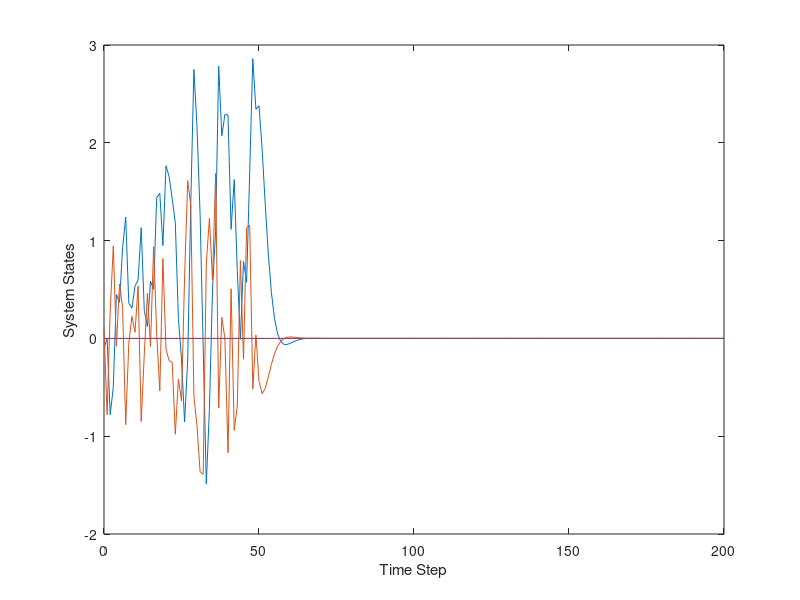
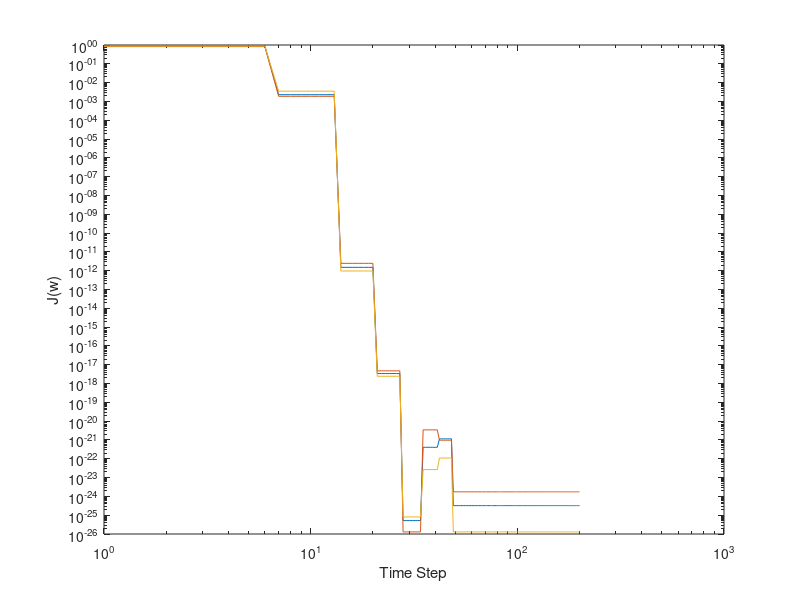

Source code (MATLAB) for these figures, in order:
close all
clc
clear
% Initial Structures
T=200; % number of time steps
dt=1e-3; % time step size
time=T*dt; %elapsed time
t_vector=0:dt:time;
m=3; % number of agents
n=2; % number of states
n_bar=1; % number of control commands
xx=n*(n+1)/2; %combination of states with replacement
uu=n_bar*(n_bar+1)/2;  % n_bar*(n_bar+1)/2 is combinations of control commands with replacement
tau=(n+n_bar)*(n+n_bar+1)/2; % number of weights
w=zeros(tau,T,m); % weights , Note: weights that correspnd to x*x elements in phi(x) go with S_xx and so on
G_c=[1,1,0;1,1,1;0,1,1];% communication matrix  doubly_stochastic(m);
x=zeros(n,T,m); %states
psi=zeros(tau,T+1,m); % combined weights
mu=.0000001*ones(1,T); % optimization algorithm step-size
epsilon=.01; % convergance tolerance  .0000000001;
h_coef=zeros(n_bar,n,m); % control policy coefficient

% Initial Conditions
x(:,1,1)=[-.1;.1];
x_hat(:,1,1)=[.01;0];
x_hat(:,1,2)=[0;.01];
x_hat(:,1,3)=[0;0];

k=ones(m,1);
zbar(1:tau,1:7,m)=0;
d_target(1:7,1,m)=0;
H=zeros(3,3,m);
H(:,:,1)=[1 0 0;0 1 0;1 0 1];
H(:,:,2)=[1 0 0;0 1 0;1 0 1];
H(:,:,3)=[1 0 0;0 1 0;1 0 1];
Hyy=H(3,3,1);Hyx=H(3,1:2,1);
h_coef(:,:,1)=-inv(Hyy)*Hyx;
h_coef(:,:,2)=-inv(Hyy)*Hyx;
h_coef(:,:,3)=-inv(Hyy)*Hyx;
L=-inv(Hyy)*Hyx;
R=1;P=eye(2,2);G=[P [0 ; 0];[0 0] R];

% System Description
A=[1 1;0.16 1]; % Unstable
B=[0;1];
C=[1,0];
D=0;

% Observer Design
poles=[.1,.2];
L_o=-place(A',C',poles)';
wnew(:,1,:)=zeros(tau,1,m);

for t=1:T
    
    if t<50
        a1=0;
        a2=0.97;
    else
        a1=0;
        a2=0;
    end
    noise=a2*(0.5*sin(2.0*t)^2*cos(10.1*t)+0.9*sin(1.102*t)^2*cos(4.001*t)+0.3*sin(1.99*t)^2*cos(7*t)+0.3*sin(10.0*t)^3+0.7*sin(3.0*t)^2*cos(4.0*t)+0.3*sin(3.00*t)*1*cos(1.2*t)^2+0.400*sin(1.12*t)^2+0.5*cos(2.4*t)*sin(8*t)^2+0.3*sin(1.000*t)^1*cos(0.799999*t)^2+0.3*sin(4*t)^3+0.4*cos(2*t)*1*sin(5*t)^4+0.3*sin(10.00*t)^3);
    
    h_coef_bar=zeros(n_bar,n,1);
    
    u_prev=zeros(n_bar,1);
    % u_bar Calculation
    for ind=1:m
        x_prev=x_hat(:,t,ind);
        %h_coef_bar=((h_coef(:,:,ind)./m)+h_coef_bar);
        u_prev=((h_coef(:,:,ind)*x_prev +noise)./m +u_prev);
    end
    
    % Discrete Simulation
    x(:,t+1,1)=A*x(:,t,1)+B*u_prev;
    y(t,1)=C*x(:,t,1)+D*u_prev;
    
    for i =1:m
        
        x_prev=x_hat(:,t,i);
        %Central Observer
        y_hat(t,i)=C*x_hat(:,t,i);
        x_hat(:,t+1,i)=A*x_hat(:,t,i)+ B*u_prev + L_o*(y_hat(t,i)-y(t,1));
        x_tilde(:,t+1)=(x_hat(:,t+1,1)-x(:,t+1,1));
        % u_bar_now Calculation
        u_now=zeros(n_bar,1);
        for ind=1:m
            x_now=x_hat(:,t+1,ind);
            %h_coef_bar=((h_coef(:,:,ind)./m)+h_coef_bar);
            u_now=((h_coef(:,:,ind)*x_now)./m +u_now);
        end
        x_now=x_hat(:,t+1,i); % updated states
        
        if t==1
            d0= [x_prev; u_prev]'*G*[x_prev; u_prev]+[x_now; u_now]'*H(:,:,i)*[x_now; u_now];   %d_target(8,1);   r(x_prev,u_prev)
            Jnew(i)=(d0-[x_prev; u_prev]'*H(:,:,i)*[x_prev; u_prev])^2;
        end
        
        if t<50
            
            d_target(1,1,i)=d_target(2,1,i);
            d_target(2,1,i)=d_target(3,1,i);
            d_target(3,1,i)=d_target(4,1,i);
            d_target(4,1,i)=d_target(5,1,i);
            d_target(5,1,i)=d_target(6,1,i);
            d_target(6,1,i)=d_target(7,1,i);
            d_target(7,1,i)= [x_prev; u_prev]'*G*[x_prev; u_prev]+[x_now; u_now]'*H(:,:,i)*[x_now; u_now];   %d_target(8,1);   r(x_prev,u_prev)
            
            
            zbar(:,1,i)=zbar(:,2,i);
            zbar(:,2,i)=zbar(:,3,i);
            zbar(:,3,i)=zbar(:,4,i);
            zbar(:,4,i)=zbar(:,5,i);
            zbar(:,5,i)=zbar(:,6,i);
            zbar(:,6,i)=zbar(:,7,i);
            zbar(:,7,i)=[x_prev(1)^2;x_prev(1)*x_prev(2);x_prev(1)*u_prev;x_prev(2)^2;x_prev(2)*u_prev;u_prev^2];%phi(x_prev,u_prev)  %  zbar(:,8);
            
            
            
            if mod(t,7)==0
                zbar2=zbar(:,:,i)*zbar(:,:,i)';
                q=zbar(:,:,i)*d_target(:,:,i);
                wnew(:,k(i)+1,i)=inv(zbar2)*q;
                w(:,k(i)+1,i)=inv(zbar2)*q;
                H_i(:,:)=[w(1,k(i)+1,i) w(2,k(i)+1,i)/2 w(3,k(i)+1,i)/2; w(2,k(i)+1,i)/2 w(4,k(i)+1,i) w(5,k(i)+1,i)/2;w(3,k(i)+1,i)/2 w(5,k(i)+1,i)/2 w(6,k(i)+1,i)];
                Jnew(i)=(d_target(7,1,i)-[x_prev; u_prev]'*H_i(:,:)*[x_prev; u_prev])^2;
                k(i)=k(i)+1;
                
                
            end
            
        end
        
        J(t,i)=Jnew(i);
        wt(:,t,i)=wnew(:,k(i),i);
    end
    
    if mod(t,7)==0
        for i=1:m
            w_bar=zeros(tau,T,1);
            for j=1:m
                w_bar=(G_c(i,j)*(w(:,k(j),j))+w_bar);
            end
            H(:,:,i)=[w_bar(1,k(1)) w_bar(2,k(1))/2 w_bar(3,k(1))/2; w_bar(2,k(1))/2 w_bar(4,k(1)) w_bar(5,k(1))/2;w_bar(3,k(1))/2 w(5,k(1))/2 w_bar(6,k(1))];
            Hyy=H(3,3,i);Hyx=H(3,1:2,i);
            h_coef(:,:,i)=-inv(Hyy)*Hyx;
        end
    end
    hvec_coef1(:,t)=h_coef(:,:,1);
    hvec_coef2(:,t)=h_coef(:,:,2);
    h_vec(:,t)=h_coef_bar;
    
end


plot((1:T+1)-1,x(:,1:T+1,1))
hold
plot((1:T+1)-1,x(:,1:T+1,2))
xlabel('Time Step')
ylabel('System States')
figure
loglog(1:T,J)
xlabel('Time Step')
ylabel('J(w)')


